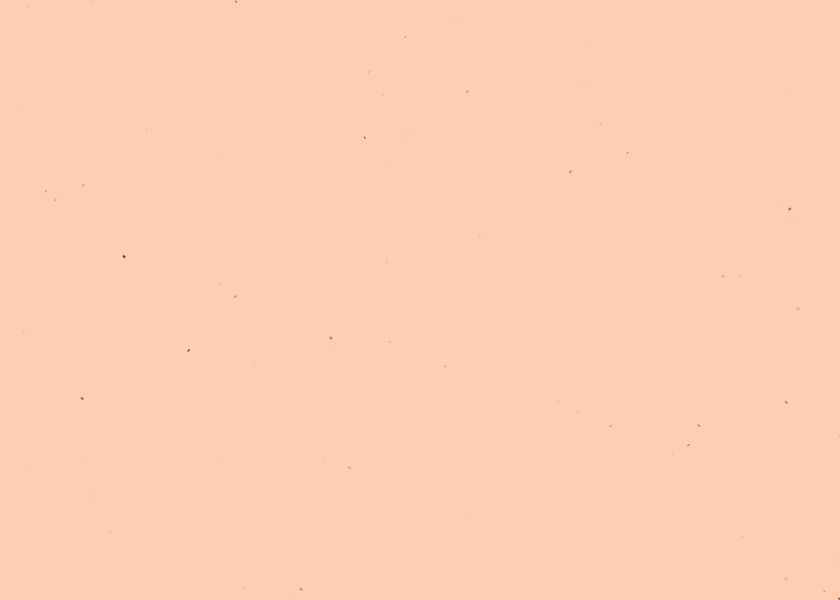
Frame 1 (no input)
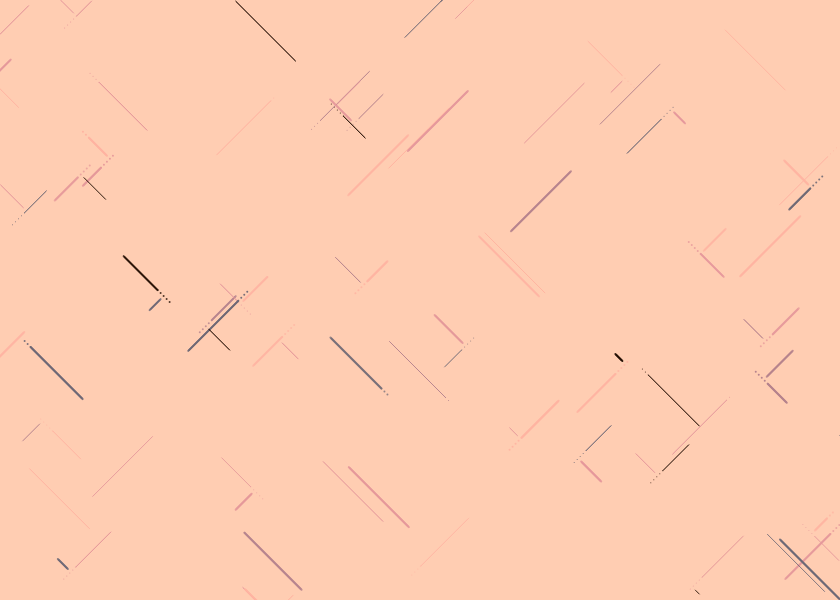
Frame 60 (no input)
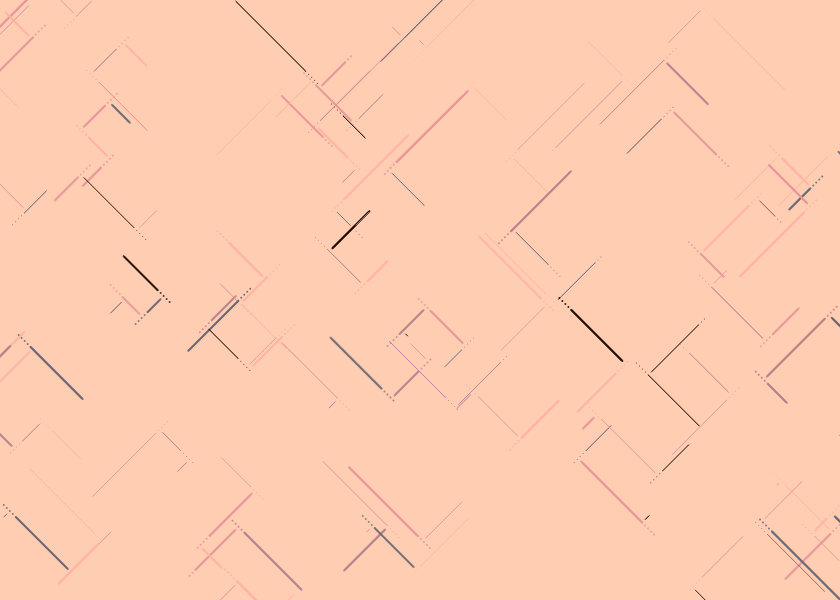
Frame 120 (the mouse pressed at the canvas centre since frame 60)

The p5.js sketch that drew these frames (run headless with seeded random() and noise() and a simulated clock; from frame 60 on, the mouse is pressed at the canvas centre):

// p5.js sketch
// ── sketch.js
"use strict";

var _createClass = function () { function defineProperties(target, props) { for (var i = 0; i < props.length; i++) { var descriptor = props[i]; descriptor.enumerable = descriptor.enumerable || false; descriptor.configurable = true; if ("value" in descriptor) descriptor.writable = true; Object.defineProperty(target, descriptor.key, descriptor); } } return function (Constructor, protoProps, staticProps) { if (protoProps) defineProperties(Constructor.prototype, protoProps); if (staticProps) defineProperties(Constructor, staticProps); return Constructor; }; }();

function _toConsumableArray(arr) { if (Array.isArray(arr)) { for (var i = 0, arr2 = Array(arr.length); i < arr.length; i++) { arr2[i] = arr[i]; } return arr2; } else { return Array.from(arr); } }

function _classCallCheck(instance, Constructor) { if (!(instance instanceof Constructor)) { throw new TypeError("Cannot call a class as a function"); } }

// $color1: rgba(255, 205, 178, 1);
// $color2: rgba(255, 180, 162, 1);
// $color3: rgba(229, 152, 155, 1);
// $color4: rgba(181, 131, 141, 1);
// $color5: rgba(109, 104, 117, 1);
// $color6: rgba(36, 15, 4,1);

// const bgCol = [109, 104, 117];
var bgCol = [255, 205, 178];
var strokeColors = [[36, 15, 4], [181, 131, 141], [109, 104, 117], [255, 180, 162], [229, 152, 155], [255, 180, 162], [229, 152, 155]];

var basicLength = 60;
var lengthVariation = 30;
var weightRange = [1, 2];
var howMany = 65;
var initialOpacity = 0.7;
var dottedLength = 16;

var crossers = void 0;

function setup() {
	createCanvas(windowWidth * 0.7, windowHeight * 0.6);
	background(bgCol);
	colorMode(RGB, 255, 255, 255, 1);

	createCrossers();
}

function draw() {
	crossers.forEach(function (crosser) {
		crosser.draw();
		crosser.update();
	});
}

function windowResized() {
	resizeCanvas(windowWidth * 0.6, windowHeight * 0.6);
	background(bgCol);
	createCrossers();
}

function reset() {
	background(bgCol);
	createCrossers();
}

function createCrossers() {
	crossers = [];
	for (var i = 0; i < howMany; i++) {
		crossers.push(new Crosser(random(width), random(height)));
	}
}

var Crosser = function () {
	function Crosser(x, y) {
		_classCallCheck(this, Crosser);

		this.scaled = 1;
		this.x = x;
		this.y = y;
		this.vx = random([-this.scaled, this.scaled]);
		this.vy = random([-1, 1]);
		this.remaining = basicLength + floor(random(-lengthVariation, lengthVariation + 1));
		this.strokeWeight = random(weightRange);
		this.opacity = initialOpacity + random(0, 1 - initialOpacity);
		this.color = random(strokeColors);
	}

	_createClass(Crosser, [{
		key: "draw",
		value: function draw() {
			stroke.apply(undefined, _toConsumableArray(this.color).concat([this.opacity]));
			strokeWeight(this.strokeWeight);
			if (this.remaining >= dottedLength) {
				line(this.x, this.y, this.x + this.vx, this.y + this.vy);
			} else if (this.remaining % 3 === 0) {
				noFill();
				point(this.x, this.y);
			}
		}
	}, {
		key: "update",
		value: function update() {
			this.x = this.x + this.vx;
			this.y = this.y + this.vy;
			this.remaining -= 1;

			if (this.remaining <= 0) {
				this.goAgain();
			}
		}
	}, {
		key: "goAgain",
		value: function goAgain() {
			var distBack = floor(random(5, 19));
			this.x -= this.vx * distBack;
			this.y -= this.vy * distBack;

			if (random(1) > 0.5) {
				this.vx = -this.vx;
			} else {
				this.vy = -this.vy;
			}

			this.remaining = basicLength + floor(random(-lengthVariation, lengthVariation + 1));
			this.strokeWeight = random(weightRange);
			this.opacity = random(0, 1) > 0.95 ? 0 : initialOpacity + random(0, 1 - initialOpacity);
			this.color = random(strokeColors);

			if (this.x < 0) {
				this.vx = 1 * this.scaled;
			}
			if (this.x > width) {
				this.vx = -1 * this.scaled;
			}
			if (this.y < 0) {
				this.vy = 1;
			}
			if (this.y > height) {
				this.vy = -1;
			}

			this.update();
			this.update();
			this.update();
		}
	}]);

	return Crosser;
}();
